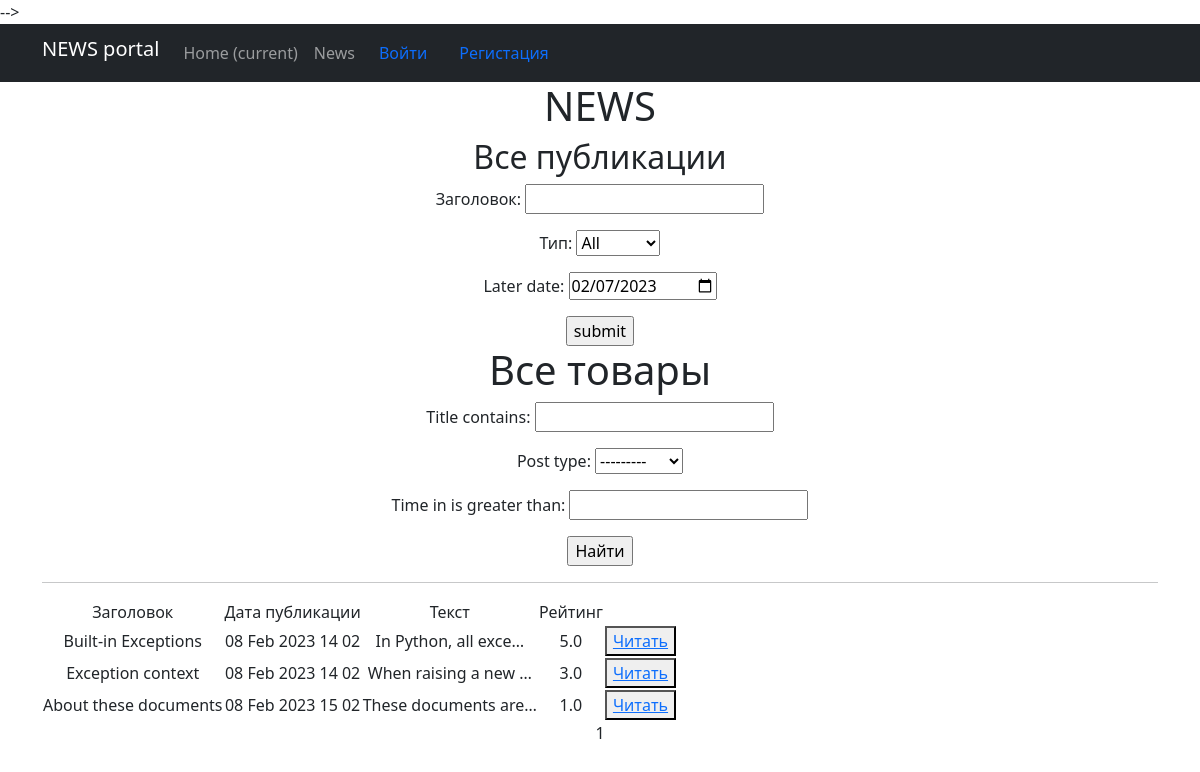
Before: /news/ with the older database file.
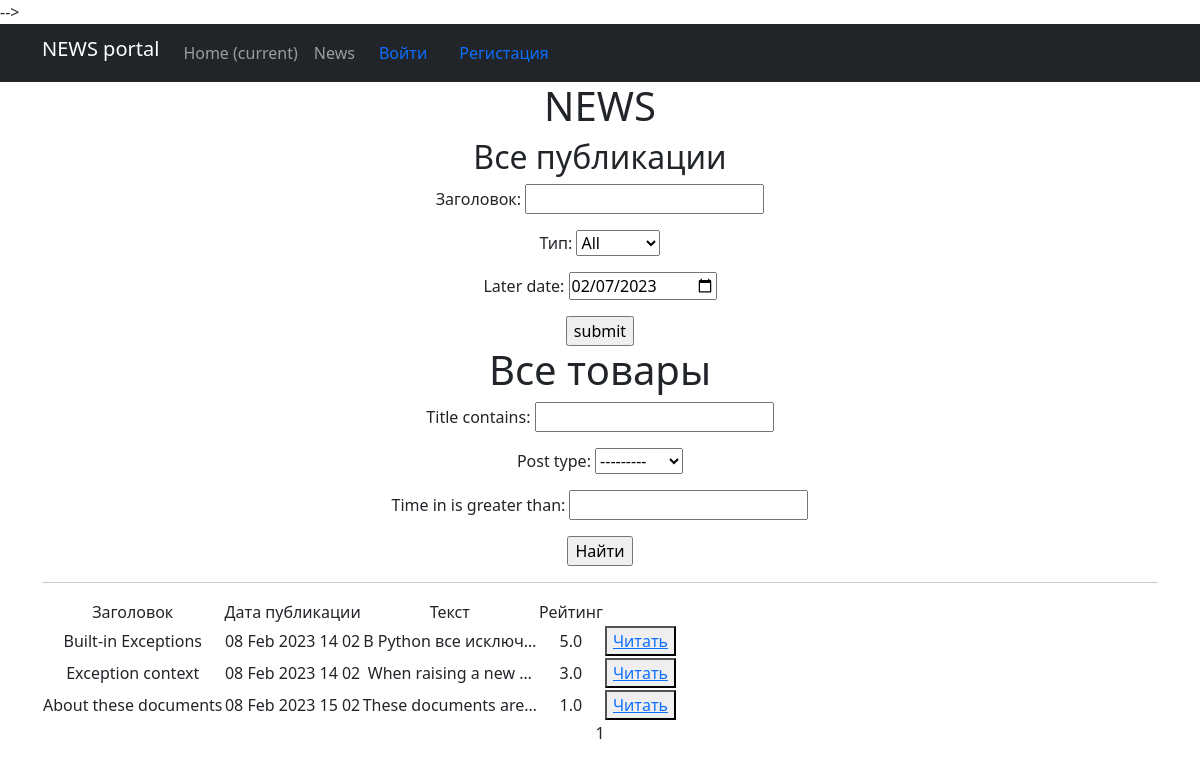
After: the same page with the newer database file.
### news_models/models.py (models this page shows, shortened)
class Post(models.Model):
    author = models.ForeignKey('Author', on_delete=models.CASCADE)
    post_type = models.CharField(max_length=1, choices=TYPE_OF_POST, default=news)
    time_in = models.DateTimeField(auto_now_add=True)
    title = models.CharField(max_length=255)
    text = models.TextField()
    rating = models.FloatField(default=0)
    category = models.ManyToManyField(Category, through='PostCategory')
    def get_absolute_url(self):
        return f'/news/{self.pk}'

### news_models/views.py (the view)
# urls.py: path('', cache_page(60)(NewsList.as_view()), name='news_list'),
class NewsList(ListView):
    model = Post  # Указываем модель, объекты которой мы будем выводить
    ordering = 'time_in'  # Поле, которое будет использоваться для сортировки объектов
    template_name = 'news.html'  # Указываем имя шаблона, в котором будут все инструкции о том,
    context_object_name = 'news'  # Это имя списка, в котором будут лежать все объекты.
    paginate_by = 10  # количество записей на странице
    def get_queryset(self):
        queryset = super().get_queryset()
        self.filterset = PostFilter(self.request.GET, queryset)
        return self.filterset.qs
    def get_context_data(self, **kwargs):
        context = super().get_context_data(**kwargs)
        context['filterset'] = self.filterset
        return context

### news_models/templatetags/custom_filters.py (called while the page is built)
@register.filter()
def censor(value):
    x = value.split(' ')
    value = []
    for i in x:
        if i in words:
            i = i[0] + '*' * (len(i) - 1)
        value.append(i)
    x = ' '.join(value)
    return f'{x}'

### templates/news.html (shortened to what this page needs)
{% extends 'flatpages/default.html' %}
{% load custom_filters %}
{% load custom_tags %}
{% block content %}
   <h1>NEWS</h1>
   <h2>Все публикации</h2>
        <form action="" method="get">
        <p>
            <label for="id_title__icontains">Заголовок:</label>
            <input type="text" name="title__icontains" id="id_title__icontains">
        </p>
        <p>
            <label for="id_post_type">Тип:</label>
            <select name="post_type" id="id_post_type">
                <option value="" selected>All</option>
            </select>
        </p>
        <p>
            <label for="id_in_time__gt">Later date:</label>
            <input type="date" name="in_time__gt" value="2023-02-07" id="id_in_time__gt">
        </p>
        <input type="submit" value="submit" />
    </form>
    <h1>Все товары</h1>
   <form action="" method="get">
       {{ filterset.form.as_p }}
       <input type="submit" value="Найти" />
   </form>
   <hr>
   {% if news %}
       <table>
           <tr>
               <td>Заголовок</td>
               <td>Дата публикации</td>
               <td>Текст</td>
               <td>Рейтинг</td>
           </tr>
           {% for post in news %}
           <tr>
               <td>{{ post.title|censor }}</td>
               <td>{{ post.time_in|date:'d M Y H m' }}</td>
               <td>{{ post.text|truncatechars:20|censor }}</td>
               <td>{{ post.rating }}</td>
               <td>
                   <button>
                       <a href="{{ post.get_absolute_url }}">Читать</a>
                   </button>
               </td>
           </tr>
           {% endfor %}
       </table>
   {% else %}
       <h2>Новостей нет!</h2>
   {% endif %}
   {{ page_obj.number }}
{% endblock content %}

### templates/flatpages/default.html (shortened to what this page needs)
<!DOCTYPE html>
<html lang="en">
    <head>
        {% load static %}
        <link href="{% static 'css/styles.css' %}" rel="stylesheet" />
    </head>
    <body>
        <nav class="navbar navbar-expand-lg navbar-dark bg-dark static-top">
        <div class="container">
            <h1 class="navbar-brand">NEWS portal</h1>
            <div class="collapse navbar-collapse" id="navbarResponsive">
                <ul class="navbar-nav ml-auto">
                    <li class="nav-item active">
                        <a class="nav-link" href="#">Home
                            <span class="sr-only">(current)</span>
                        </a>
                    </li>
                    <li class="nav-item">
                        <a class="nav-link" href="/news/">News</a>
                    </li>
                </ul>
                <a class="nav-link" href="{% url 'login' %}">Войти</a>
                <a class="nav-link" href="{% url 'signup' %}">Регистация</a>
            </div>
        </div>
        </nav>
        <div class="container">
            <div class="row">
                <div class="col-lg-12 text-center">
                    {% block content %}{% endblock content %}
                </div>
            </div>
        </div>
    </body>
</html>

Changed rows visible on the page:
changed Post "Built-in Exceptions": text|censor "In Python, all exce…" → "В Python все исключ…"
